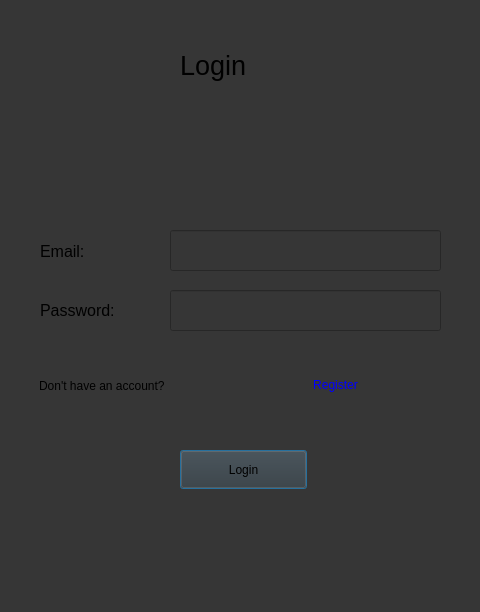
<?xml version="1.0" encoding="UTF-8"?>
<ui version="4.0">
 <class>Dialog</class>
 <widget class="QDialog" name="Dialog">
  <property name="geometry">
   <rect>
    <x>0</x>
    <y>0</y>
    <width>480</width>
    <height>612</height>
   </rect>
  </property>
  <property name="windowTitle">
   <string>Dialog</string>
  </property>
  <property name="styleSheet">
   <string notr="true">background-color: rgb(54, 54, 54)</string>
  </property>
  <widget class="QPushButton" name="login_but">
   <property name="geometry">
    <rect>
     <x>180</x>
     <y>450</y>
     <width>127</width>
     <height>39</height>
    </rect>
   </property>
   <property name="text">
    <string>Login</string>
   </property>
  </widget>
  <widget class="QLabel" name="label">
   <property name="geometry">
    <rect>
     <x>180</x>
     <y>30</y>
     <width>121</width>
     <height>71</height>
    </rect>
   </property>
   <property name="font">
    <font>
     <pointsize>20</pointsize>
    </font>
   </property>
   <property name="text">
    <string>Login</string>
   </property>
  </widget>
  <widget class="QLabel" name="label_2">
   <property name="geometry">
    <rect>
     <x>40</x>
     <y>240</y>
     <width>100</width>
     <height>23</height>
    </rect>
   </property>
   <property name="font">
    <font>
     <pointsize>12</pointsize>
    </font>
   </property>
   <property name="text">
    <string>Email:</string>
   </property>
  </widget>
  <widget class="QLabel" name="label_3">
   <property name="geometry">
    <rect>
     <x>40</x>
     <y>300</y>
     <width>121</width>
     <height>21</height>
    </rect>
   </property>
   <property name="font">
    <font>
     <pointsize>12</pointsize>
    </font>
   </property>
   <property name="text">
    <string>Password:</string>
   </property>
  </widget>
  <widget class="QPushButton" name="reg_but">
   <property name="geometry">
    <rect>
     <x>280</x>
     <y>370</y>
     <width>111</width>
     <height>29</height>
    </rect>
   </property>
   <property name="styleSheet">
    <string notr="true">border: none;
color: rgb(0, 0, 255);</string>
   </property>
   <property name="text">
    <string>Register</string>
   </property>
  </widget>
  <widget class="QLineEdit" name="email">
   <property name="geometry">
    <rect>
     <x>170</x>
     <y>230</y>
     <width>271</width>
     <height>41</height>
    </rect>
   </property>
  </widget>
  <widget class="QLineEdit" name="password">
   <property name="geometry">
    <rect>
     <x>170</x>
     <y>290</y>
     <width>271</width>
     <height>41</height>
    </rect>
   </property>
  </widget>
  <widget class="QLabel" name="label_4">
   <property name="geometry">
    <rect>
     <x>39</x>
     <y>370</y>
     <width>251</width>
     <height>31</height>
    </rect>
   </property>
   <property name="text">
    <string>Don't have an account?</string>
   </property>
  </widget>
 </widget>
 <resources/>
 <connections/>
</ui>
